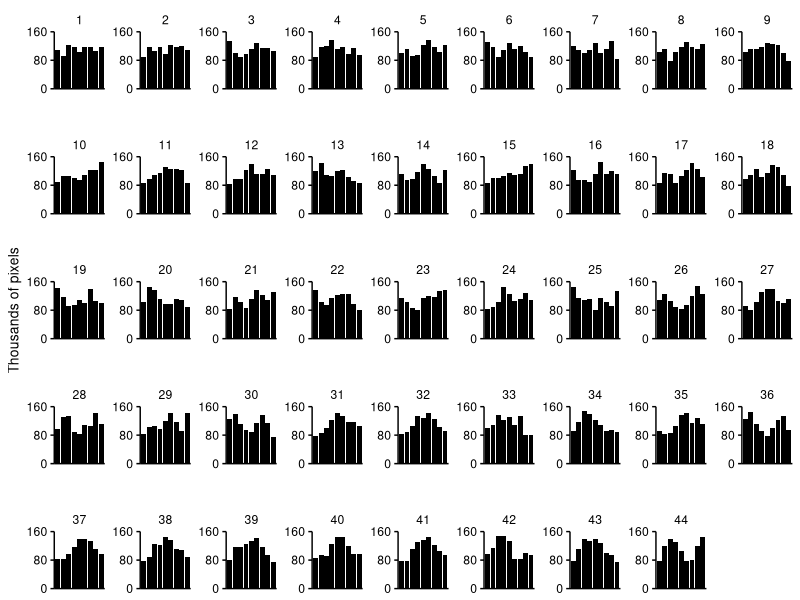

This figure's R source:
#!/usr/bin/env Rscript
#
# plot_hists.R
# 
# Purpose:
#	Plot histgoram charts for each of the 44 tiles
#
# History:
#	Written by Seth Gorelik, 3/23/25
#

library(dplyr)
library(tidyr)
library(ggplot2)

df <- read.csv('output/stats_filtered_tiles_set1.csv', stringsAsFactors = F)
nrow(df) # 44

df.p <- df %>% 
	select(map_id, starts_with('bin')) %>% 
	pivot_longer(
		cols = starts_with('bin'), 
		values_to = 'cnt',
		names_to = 'bin', 
		names_pattern = 'bin_(.)_cnt',
		names_transform = list(bin = as.integer)
	)

p <- ggplot(df.p, aes(x = bin, y = cnt/1e3)) +
	facet_wrap(~map_id, nrow = 5, ncol = 9, scales = 'free') +
	geom_col(width = .9, fill = 'black', color = NA, linewidth = 0) +
	scale_x_continuous(expand = c(0.02, 0.02)) +
	scale_y_continuous(breaks = c(0, 80, 160), limits = c(0, 160), expand = c(0, 0)) +
	labs(x = NULL, y = 'Thousands of pixels') +
	theme(
		axis.title.y = element_text(color = 'black', size = 10),
		axis.text.x = element_blank(),
		axis.text.y = element_text(color = 'black'),
		axis.ticks.x = element_blank(),
		axis.ticks.y = element_line(color = 'black', linewidth = 0.5),
		axis.line = element_line(color = 'black', linewidth = 0.5),
		panel.grid.major = element_blank(),
		panel.grid.minor = element_blank(),
		panel.background = element_blank(),
		strip.background = element_blank(),
		strip.text = element_text(color = 'black'),
		panel.spacing.y = unit(2, 'lines'),
		plot.background = element_rect(color = 'transparent', fill = 'transparent')
	)

pdf(file = 'output/hists.pdf', width = 8, height = 5, paper = 'letter')
plot(p)
dev.off()

